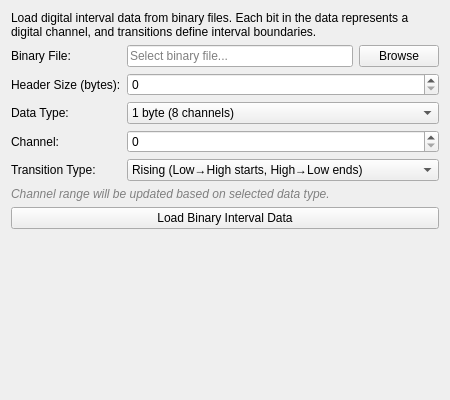
<?xml version="1.0" encoding="UTF-8"?>
<ui version="4.0">
 <class>BinaryDigitalIntervalImport_Widget</class>
 <widget class="QWidget" name="BinaryDigitalIntervalImport_Widget">
  <property name="geometry">
   <rect>
    <x>0</x>
    <y>0</y>
    <width>450</width>
    <height>400</height>
   </rect>
  </property>
  <property name="windowTitle">
   <string>Binary Digital Interval Import</string>
  </property>
  <layout class="QVBoxLayout" name="verticalLayout">
   <item>
    <widget class="QLabel" name="label_description">
     <property name="text">
      <string>Load digital interval data from binary files. Each bit in the data represents a digital channel, and transitions define interval boundaries.</string>
     </property>
     <property name="wordWrap">
      <bool>true</bool>
     </property>
    </widget>
   </item>
   <item>
    <layout class="QGridLayout" name="gridLayout">
     <item row="0" column="0">
      <widget class="QLabel" name="label_file_path">
       <property name="text">
        <string>Binary File:</string>
       </property>
      </widget>
     </item>
     <item row="0" column="1">
      <widget class="QLineEdit" name="file_path_edit">
       <property name="placeholderText">
        <string>Select binary file...</string>
       </property>
      </widget>
     </item>
     <item row="0" column="2">
      <widget class="QPushButton" name="browse_button">
       <property name="text">
        <string>Browse</string>
       </property>
      </widget>
     </item>
     <item row="1" column="0">
      <widget class="QLabel" name="label_header_size">
       <property name="text">
        <string>Header Size (bytes):</string>
       </property>
      </widget>
     </item>
     <item row="1" column="1" colspan="2">
      <widget class="QSpinBox" name="header_size_spinbox">
       <property name="toolTip">
        <string>Number of bytes to skip at the beginning of the file.</string>
       </property>
       <property name="minimum">
        <number>0</number>
       </property>
       <property name="maximum">
        <number>1000000</number>
       </property>
       <property name="value">
        <number>0</number>
       </property>
      </widget>
     </item>
     <item row="2" column="0">
      <widget class="QLabel" name="label_data_type">
       <property name="text">
        <string>Data Type:</string>
       </property>
      </widget>
     </item>
     <item row="2" column="1" colspan="2">
      <widget class="QComboBox" name="data_type_combo">
       <property name="toolTip">
        <string>Size of each data sample in bytes. Determines the number of available channels.</string>
       </property>
       <item>
        <property name="text">
         <string>1 byte (8 channels)</string>
        </property>
       </item>
       <item>
        <property name="text">
         <string>2 bytes (16 channels)</string>
        </property>
       </item>
       <item>
        <property name="text">
         <string>4 bytes (32 channels)</string>
        </property>
       </item>
       <item>
        <property name="text">
         <string>8 bytes (64 channels)</string>
        </property>
       </item>
      </widget>
     </item>
     <item row="3" column="0">
      <widget class="QLabel" name="label_channel">
       <property name="text">
        <string>Channel:</string>
       </property>
      </widget>
     </item>
     <item row="3" column="1" colspan="2">
      <widget class="QSpinBox" name="channel_spinbox">
       <property name="toolTip">
        <string>The channel (bit position) to extract intervals from (0-based).</string>
       </property>
       <property name="minimum">
        <number>0</number>
       </property>
       <property name="maximum">
        <number>63</number>
       </property>
       <property name="value">
        <number>0</number>
       </property>
      </widget>
     </item>
     <item row="4" column="0">
      <widget class="QLabel" name="label_transition_type">
       <property name="text">
        <string>Transition Type:</string>
       </property>
      </widget>
     </item>
     <item row="4" column="1" colspan="2">
      <widget class="QComboBox" name="transition_type_combo">
       <property name="toolTip">
        <string>Type of transition that defines interval boundaries.</string>
       </property>
       <item>
        <property name="text">
         <string>Rising (Low→High starts, High→Low ends)</string>
        </property>
       </item>
       <item>
        <property name="text">
         <string>Falling (High→Low starts, Low→High ends)</string>
        </property>
       </item>
      </widget>
     </item>
    </layout>
   </item>
   <item>
    <widget class="QLabel" name="label_info">
     <property name="text">
      <string>Channel range will be updated based on selected data type.</string>
     </property>
     <property name="styleSheet">
      <string>color: gray; font-style: italic;</string>
     </property>
     <property name="wordWrap">
      <bool>true</bool>
     </property>
    </widget>
   </item>
   <item>
    <widget class="QPushButton" name="load_button">
     <property name="text">
      <string>Load Binary Interval Data</string>
     </property>
    </widget>
   </item>
   <item>
    <spacer name="verticalSpacer">
     <property name="orientation">
      <enum>Qt::Orientation::Vertical</enum>
     </property>
     <property name="sizeHint" stdset="0">
      <size>
       <width>20</width>
       <height>40</height>
      </size>
     </property>
    </spacer>
   </item>
  </layout>
 </widget>
 <resources/>
 <connections/>
</ui>
